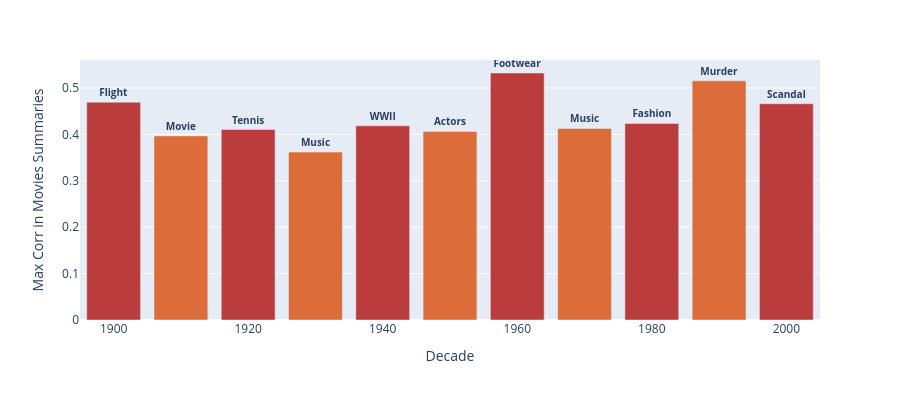

Here is the notebook cell this chart was saved with:
### Code cell
# bar plot
import pandas as pd
import plotly.express as px

# Read the data from CSV
df = pd.read_csv('src/data/max_similarities_data.csv')

df['Cluster'] = df['History cluster'].astype(str)  # Example: Using 'Decade' as cluster name (adjust as needed)

# Create the bar plot
fig = px.bar(df, x='Decade', y='Similarity',
             labels={'Similarity': 'Max Corr in Movies Summaries'}, height=400)

# Add cluster names (Decade or other) on top of each bar
fig.update_traces(text=df['Cluster'], textposition='outside', texttemplate='%{text}', textfont_size=10, textfont_weight='bold')

# Update the colors of the bars
colors = ['#ba3c3c', '#dc6c3a']  # Muted Red and Muted Blue colors
fig.update_traces(marker_color=[colors[i % len(colors)] for i in range(len(df))])

# Hide the legend
fig.update_layout(showlegend=False)

# Show the plot
fig.show()

### Figure 1 — Plotly figure (JSON) as saved in the notebook; plotly's stock layout.template omitted (floating-point values rounded to 4 significant figures)
{"data": [{"alignmentgroup": "True", "hovertemplate": "Decade=%{x}<br>Max Corr in Movies Summaries=%{y}<extra></extra>", "legendgroup": "", "marker": {"color": ["#ba3c3c", "#dc6c3a", "#ba3c3c", "#dc6c3a", "#ba3c3c", "#dc6c3a", "#ba3c3c", "#dc6c3a", "#ba3c3c", "#dc6c3a", "#ba3c3c"], "pattern": {"shape": ""}}, "name": "", "offsetgroup": "", "orientation": "v", "showlegend": false, "text": ["Flight", "Movie", "Tennis", "Music", "WWII", "Actors", "Footwear", "Music", "Fashion", "Murder", "Scandal"], "textfont": {"size": 10, "weight": "bold"}, "textposition": "outside", "texttemplate": "%{text}", "type": "bar", "x": [1900, 1910, 1920, 1930, 1940, 1950, 1960, 1970, 1980, 1990, 2000], "xaxis": "x", "y": [0.4691, 0.3965, 0.4102, 0.3617, 0.4184, 0.4063, 0.5321, 0.4127, 0.4235, 0.5151, 0.4658], "yaxis": "y"}], "layout": {"barmode": "relative", "height": 400, "legend": {"tracegroupgap": 0}, "margin": {"t": 60}, "showlegend": false, "xaxis": {"anchor": "y", "domain": [0, 1], "title": {"text": "Decade"}}, "yaxis": {"anchor": "x", "domain": [0, 1], "title": {"text": "Max Corr in Movies Summaries"}}}}
